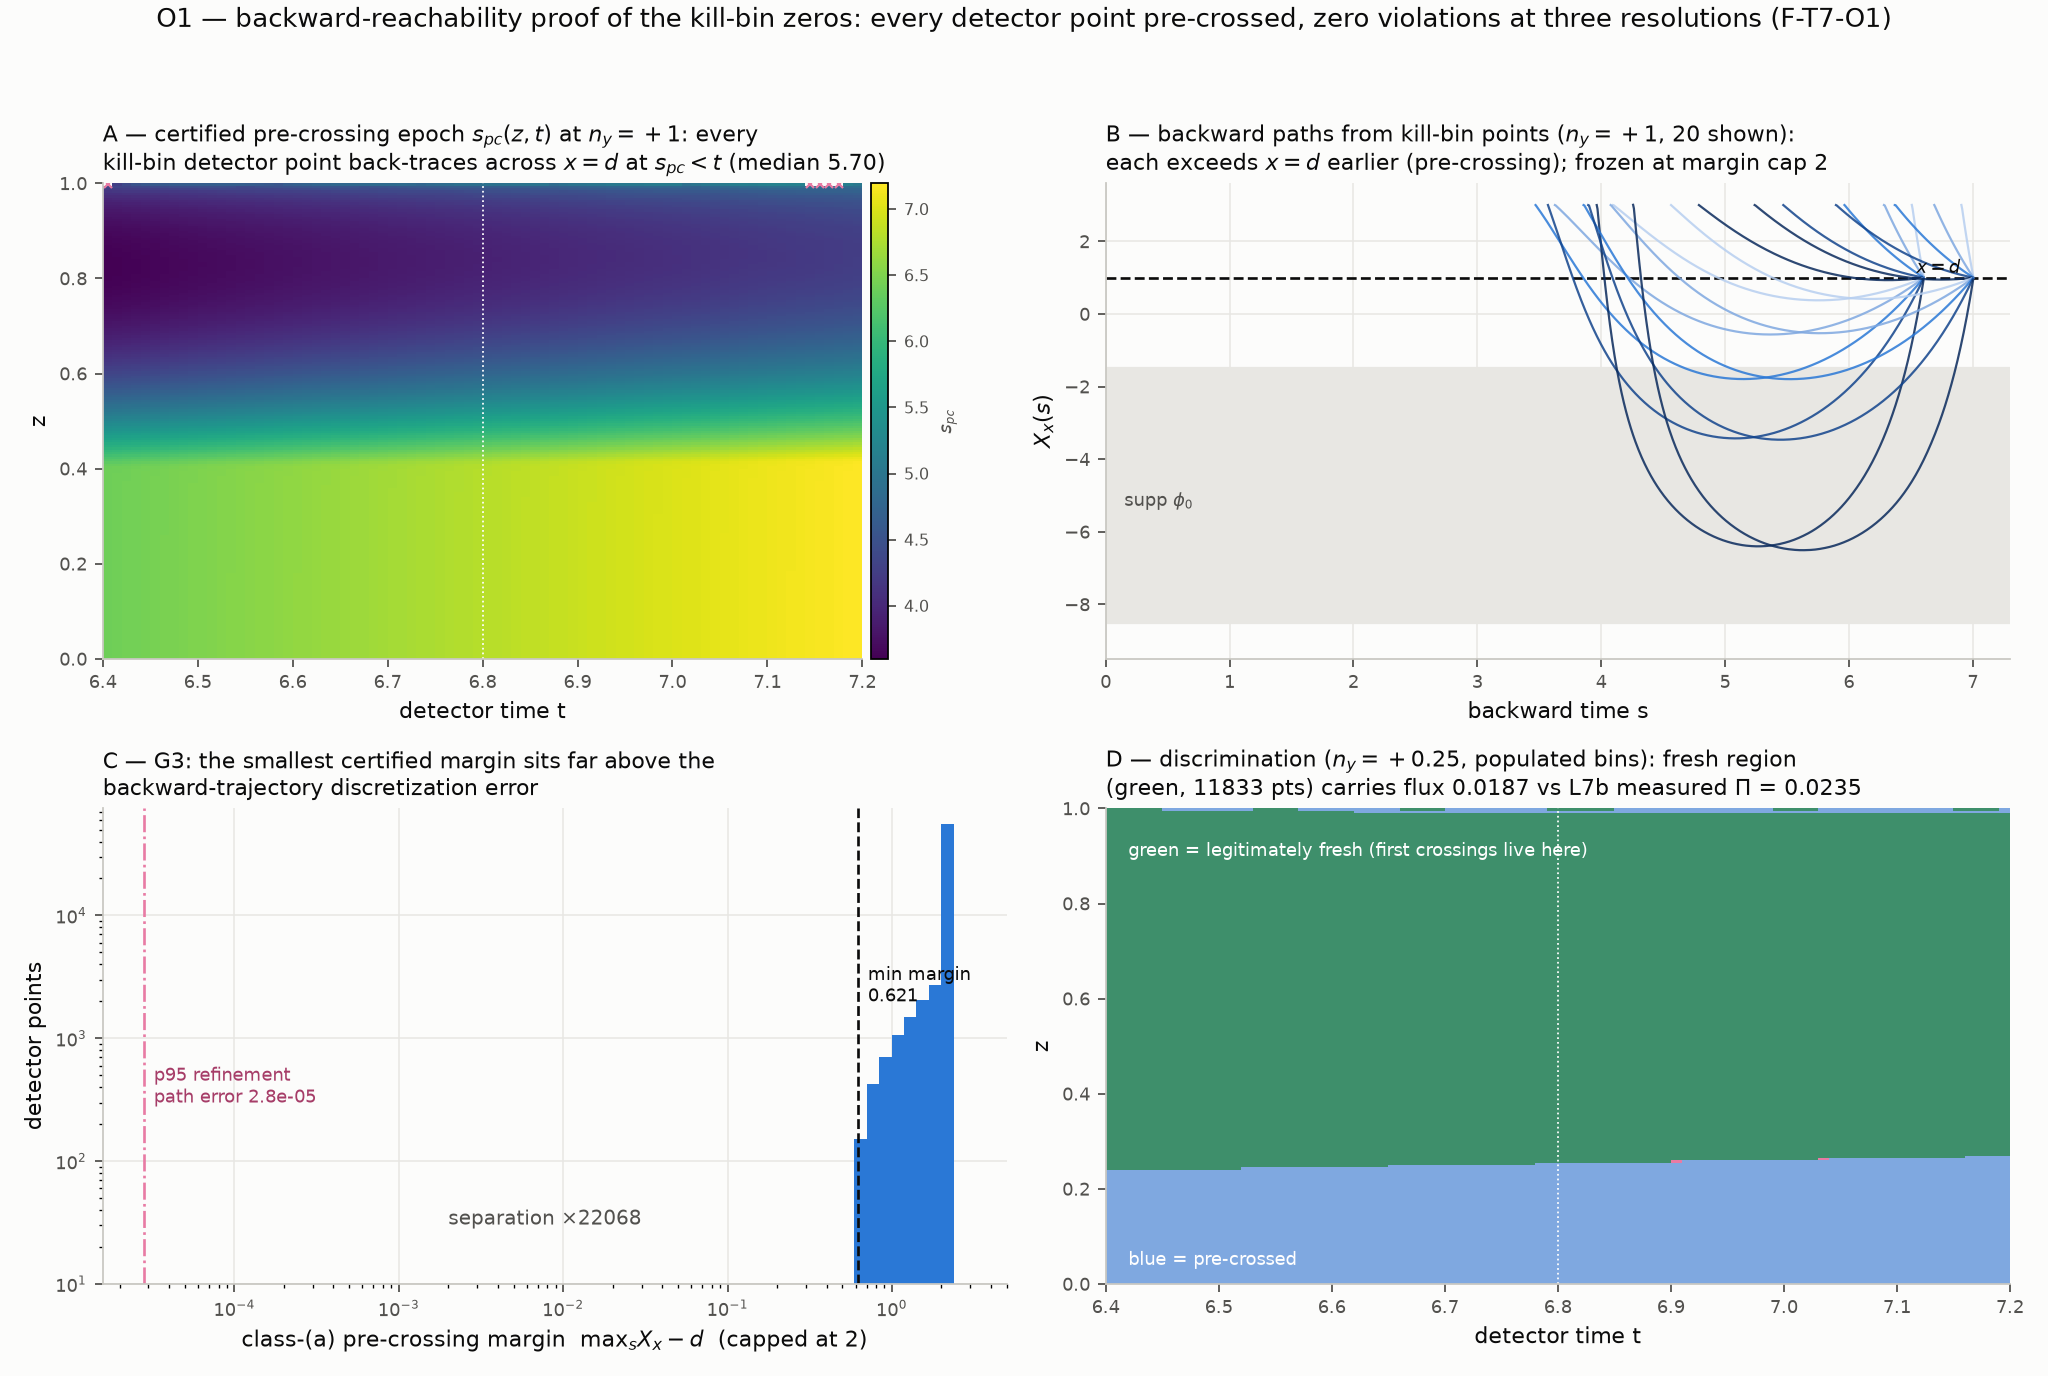

The Python source for this figure:
#!/usr/bin/env python3
"""O1 figure: (A) the pre-crossing epoch s_pc(z, t) of the backward paths at
n_y = +1 — every kill-bin detector point traces back across x = d well before
its start time; (B) sample backward trajectories X(s) showing the pre-crossing
above x = d and the return to the initial support; (C) the class-(a)
pre-crossing margin distribution vs the per-path refinement error — the G3
separation; (D) the discrimination control n_y = +0.25: the same backward map
classifies a large fresh region whose detector-cell flux reproduces L7b's
measured bin probabilities."""

import json
import numpy as np
import matplotlib
matplotlib.use("Agg")
import matplotlib.pyplot as plt
from matplotlib.colors import ListedColormap

BASE = "/home/user/fork_frankensim/analysis/gum-sandbox/tier7-program/O1"
INK = "#0b0b0b"
INK2 = "#52514e"
SURF = "#fcfcfb"
BLUES = ["#b7cff0", "#7fa8e0", "#2a78d6", "#12448c", "#0a2a5c"]
ACC = "#e87ba4"
GRN = "#3e8f6b"

raw = np.load(f"{BASE}/o1_raw.npz")
res = json.load(open(f"{BASE}/o1_results.json"))

ny_flat = raw["ny_flat"]
t_flat = raw["t_flat"]
z_flat = raw["z_flat"]
zc = raw["zc"]
tc = raw["tc"]
cls = raw["cls_ref"]
margin = raw["margin_ref"]
s_pc = raw["s_pc_ref"]
NZ = zc.size
NT = tc.size
KILL = [(6.4, 6.8), (6.8, 7.2)]
D = 1.0

def fam(ny):
    return np.isclose(ny_flat, ny)

fig, axes = plt.subplots(2, 2, figsize=(12.8, 8.6), dpi=160)
fig.patch.set_facecolor(SURF)
(axA, axB), (axC, axD) = axes

# ---------------- A: pre-crossing epoch map, n_y = +1 ------------------------
m1 = fam(1.0)
spc_map = s_pc[m1].reshape(NT, NZ)
cls_map = cls[m1].reshape(NT, NZ)
im = axA.pcolormesh(tc, zc, spc_map.T, cmap="viridis", shading="auto",
                    rasterized=True)
bad = cls_map.T != 0
if bad.any():
    jj, ii = np.where(bad)
    axA.plot(tc[ii], zc[jj], "x", color=ACC, ms=4)
axA.axvline(6.8, color="white", lw=0.8, ls=":")
ep = res["G3"]["crossing_epochs"]["+1.00"]
axA.set_xlabel("detector time t", color=INK)
axA.set_ylabel("z", color=INK)
axA.set_title("A — certified pre-crossing epoch $s_{pc}(z,t)$ at $n_y{=}+1$: every\n"
              "kill-bin detector point back-traces across $x{=}d$ at $s_{pc} < t$"
              " (median %.2f)" % ep["median"],
              fontsize=10, color=INK, loc="left")
cb = fig.colorbar(im, ax=axA, pad=0.01, aspect=28)
cb.set_label("$s_{pc}$", color=INK2, fontsize=8)
cb.ax.tick_params(labelsize=7, colors=INK2)

# ---------------- B: sample backward trajectories, n_y = +1 ------------------
hist_idx = raw["hist_idx"]
histS = raw["histS"]
histX = raw["histX"]
sel = np.where(np.isclose(ny_flat[hist_idx], 1.0))[0]
axB.axhline(D, color=INK, lw=1.2, ls="--")
axB.text(6.9, 1.12, "$x = d$", fontsize=8, color=INK, ha="right")
axB.axhspan(-8.5, -1.5, color="#e8e7e3", zorder=0)
axB.text(0.15, -5.3, "supp $\\phi_0$", fontsize=8, color=INK2)
n_shown = 0
for k, j in enumerate(sel):
    x = histX[:, j]
    ok = np.isfinite(x)
    xs, ss = x[ok], histS[ok]
    # trim the frozen tail (history keeps the last value after freezing)
    chg = np.where(np.abs(np.diff(xs)) > 0)[0]
    if chg.size:
        last = chg[-1] + 2
        xs, ss = xs[:last], ss[:last]
    axB.plot(ss, xs, lw=1.0, color=BLUES[k % len(BLUES)], alpha=0.85)
    n_shown += 1
axB.set_xlim(0, 7.3)
axB.set_ylim(-9.5, 3.6)
axB.set_xlabel("backward time s", color=INK)
axB.set_ylabel("$X_x(s)$", color=INK)
axB.set_title("B — backward paths from kill-bin points ($n_y{=}+1$, %d shown):\n"
              "each exceeds $x=d$ earlier (pre-crossing); frozen at margin cap 2"
              % n_shown,
              fontsize=10, color=INK, loc="left")

# ---------------- C: margin distribution vs refinement error -----------------
kill_sel = np.isin(np.round(ny_flat * 100).astype(int),
                   [100, -100, 75, -75]) & (cls == 0)
mar = margin[kill_sel]
bins = np.logspace(-4, 0.45, 60)
axC.hist(np.clip(mar, 1e-4, None), bins=bins, color=BLUES[2],
         edgecolor="none")
axC.set_xscale("log")
axC.set_yscale("log")
g3 = res["G3"]
axC.axvline(g3["min_margin_class_a_kill"], color=INK, lw=1.2, ls="--")
axC.text(g3["min_margin_class_a_kill"] * 1.15, 2e3,
         "min margin\n%.3f" % g3["min_margin_class_a_kill"],
         fontsize=8, color=INK)
axC.axvline(g3["margin_err_p95"], color=ACC, lw=1.2, ls="-.")
axC.text(g3["margin_err_p95"] * 1.15, 3e2,
         "p95 refinement\npath error %.1e" % g3["margin_err_p95"],
         fontsize=8, color="#a63d68")
axC.text(2e-3, 30.0, "separation $\\times$%.0f" %
         g3["ratio_min_margin_over_p95err"], fontsize=9, color=INK2)
axC.set_ylim(bottom=10.0)
axC.set_xlabel("class-(a) pre-crossing margin  max$_s X_x - d$  (capped at 2)",
               color=INK)
axC.set_ylabel("detector points", color=INK)
axC.set_title("C — G3: the smallest certified margin sits far above the\n"
              "backward-trajectory discretization error",
              fontsize=10, color=INK, loc="left")

# ---------------- D: control n_y = +0.25 classification map ------------------
mc = fam(0.25)
cmap_cls = ListedColormap([BLUES[1], "#d9b13b", GRN, "#999999", "#777777",
                           ACC])
cm = cls[mc].reshape(NT, NZ)
imD = axD.pcolormesh(tc, zc, cm.T, cmap=cmap_cls, vmin=-0.5, vmax=5.5,
                     shading="auto", rasterized=True)
axD.axvline(6.8, color="white", lw=0.8, ls=":")
g5 = res["G5"]
axD.set_xlabel("detector time t", color=INK)
axD.set_ylabel("z", color=INK)
axD.set_title("D — discrimination ($n_y{=}+0.25$, populated bins): fresh region\n"
              "(green, %d pts) carries flux %.4f vs L7b measured $\\Pi$ = %.4f"
              % (g5["n_fresh"], g5["flux_fresh_total"], g5["l7b_pi_total"]),
              fontsize=10, color=INK, loc="left")
axD.text(6.42, 0.04, "blue = pre-crossed", fontsize=8, color="white")
axD.text(6.42, 0.90, "green = legitimately fresh (first crossings live here)",
         fontsize=8, color="white")

for ax in (axA, axB, axC, axD):
    ax.set_facecolor(SURF)
    for s in ("top", "right"):
        ax.spines[s].set_visible(False)
    for s in ("left", "bottom"):
        ax.spines[s].set_color("#c9c8c2")
    ax.tick_params(colors=INK2, labelsize=8)
    if ax in (axB, axC):
        ax.grid(True, which="major", color="#e8e7e3", lw=0.7)
        ax.set_axisbelow(True)

fig.suptitle("O1 — backward-reachability proof of the kill-bin zeros: every "
             "detector point pre-crossed, zero violations at three resolutions "
             "(F-T7-O1)", fontsize=11.5, color=INK, y=0.995)
fig.tight_layout(rect=(0, 0, 1, 0.965))
out = f"{BASE}/o1_fig.png"
fig.savefig(out, facecolor=fig.get_facecolor())
print("wrote", out)
